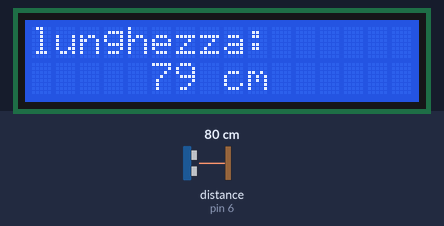
Simulated run of this sketch. Board: Arduino Uno, built with avr-gcc and run on an emulated ATmega328P. On the bench: 16×2 character LCD. The inputs (shaded band) are chosen by the test bench; at power-on: distance to the obstacle (sensor on pin 6) 80 cm. The echo pulse lasts 58.3 µs per cm.

Above: at 1.2 s.
1.3 s: distance to the obstacle (sensor on pin 6) set to 2 cm
At 1.7 s:
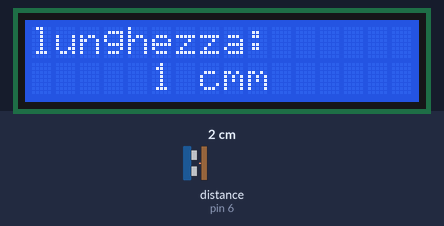
2.8 s: distance to the obstacle (sensor on pin 6) set to 4 cm
At 3.5 s:
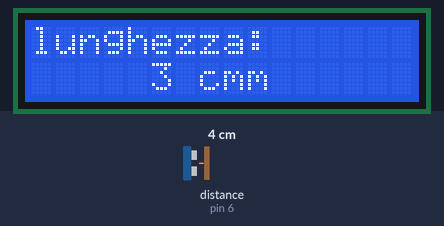
4.3 s: distance to the obstacle (sensor on pin 6) set to 9 cm
At 5.1 s:
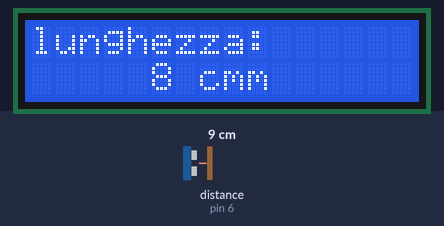
Timing chart, 0 to 7.3 s (numbered marks = the images above; inputs shaded):
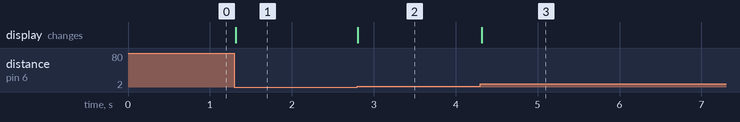

Measured:
- after the input at 1.3 s, the display: changes at once (image 1)
- after the input at 2.8 s, the display: changes at once (image 2)
- after the input at 4.3 s, the display: changes at once (image 3)

The sketch:

SR04___ultrasuoni.ino
```cpp
#include <LiquidCrystal.h>;
LiquidCrystal lcd(1, 2, 4, 5, 6, 7);
const int trigPin = 5;
const int echoPin = 6;
long duration;
int distanceCm ;

void setup() {
  lcd.begin(16, 2);
  pinMode(trigPin, OUTPUT);
  pinMode(echoPin, INPUT);
}

void loop() {
  digitalWrite(trigPin, LOW);
  delayMicroseconds(2);
  digitalWrite(trigPin, HIGH);
  delayMicroseconds(10);
  digitalWrite(trigPin, LOW);

  duration = pulseIn(echoPin, HIGH);
  distanceCm = duration * 0.034 / 2;
  lcd.setCursor(0, 0);
  lcd.print("lunghezza: ");
    lcd.setCursor(5, 1);
  lcd.print(distanceCm);
  lcd.print(" cm");
  delay (10);
}
```
